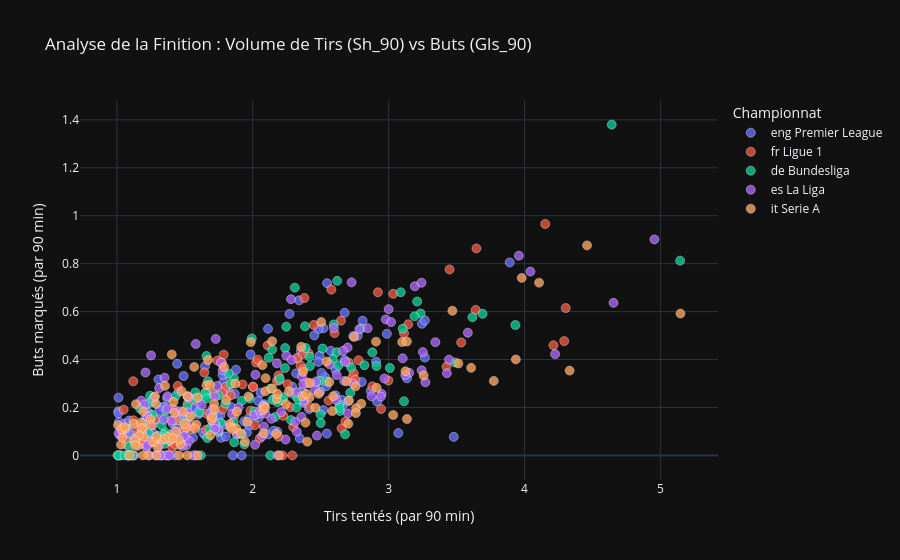

Notebook code for this chart:
### Code cell
df_finishers = df[(df['Pos'].str.contains('FW|MF', na=False)) & (df['Sh_90'] > 1.0)]


fig = px.scatter(
    df_finishers,
    x='Sh_90',
    y='Gls_90',
    color='Comp',
    hover_name='Player',

    hover_data=['Squad', 'Age', 'Gls', 'Sh', 'G/Sh'],
    title='Analyse de la Finition : Volume de Tirs (Sh_90) vs Buts (Gls_90)',
    labels={
        'Sh_90': 'Tirs tentés (par 90 min)',
        'Gls_90': 'Buts marqués (par 90 min)',
        'Comp': 'Championnat'
    },
    template='plotly_dark'
)

fig.update_traces(marker=dict(size=9, opacity=0.8, line=dict(width=0.5, color='white')))

fig.show()

### Figure 1 — Plotly figure (JSON) as saved in the notebook; plotly's stock layout.template omitted (floating-point values rounded to 4 significant figures; data arrays with more than 128 entries replaced by an {"elided": "..."} marker saying what was removed)
{"data": [{"customdata": {"elided": "144x5 mixed values"}, "hovertemplate": "<b>%{hovertext}</b><br><br>Championnat=eng Premier League<br>Tirs tentés (par 90 min)=%{x}<br>Buts marqués (par 90 min)=%{y}<br>Squad=%{customdata[0]}<br>Age=%{customdata[1]}<br>Gls=%{customdata[2]}<br>Sh=%{customdata[3]}<br>G/Sh=%{customdata[4]}<extra></extra>", "hovertext": {"elided": "144 str values"}, "legendgroup": "eng Premier League", "marker": {"color": "#636efa", "symbol": "circle", "line": {"color": "white", "width": 0.5}, "opacity": 0.8, "size": 9}, "mode": "markers", "name": "eng Premier League", "orientation": "v", "showlegend": true, "x": {"elided": "144 float values"}, "xaxis": "x", "y": {"elided": "144 float values"}, "yaxis": "y", "type": "scatter"}, {"customdata": {"elided": "104x5 mixed values"}, "hovertemplate": "<b>%{hovertext}</b><br><br>Championnat=fr Ligue 1<br>Tirs tentés (par 90 min)=%{x}<br>Buts marqués (par 90 min)=%{y}<br>Squad=%{customdata[0]}<br>Age=%{customdata[1]}<br>Gls=%{customdata[2]}<br>Sh=%{customdata[3]}<br>G/Sh=%{customdata[4]}<extra></extra>", "hovertext": ["Himad Abdelli", "Matthis Abline", "Tosin Aiyegun", "Ludovic Ajorque", "Maghnes Akliouche", "Mohamed Ali Cho", "Mohamed Amine Sbai", "Benjamin André", "Youssef El-Arabi", "Dehmaine Assoumani", "Pierre-Emerick Aubameyang", "Folarin Balogun", "Valentín Barco", "Bradley Barcola", "Yassin Belkhdim", "Nabil Bentaleb", "Mika Biereth", "Ludovic Blas", "Hicham Boudaoui", "Lamine Camara", "Josué Casimir", "Sidiki Cherif", "Djaoui Cissé", "Félix Correia", "Romain Del Castillo", "Pape Demba Diop", "Ousmane Dembélé", "Branco van den Boomen", "Habib Diallo", "Bamba Dieng", "Junior Dina Ebimbe", "Sofiane Diop", "Fodé Doucouré", "Désiré Doué", "Kamory Doumbia", "Aron Dønnum", "Simon Ebonog", "Odsonne Édouard", "Breel Embolo", "Emersonn", "Julio Enciso", "Endrick", "Ansu Fati", "Matias Fernandez-Pardo", "Yann Gboho", "Olivier Giroud", "Martial Godo", "Aleksandr Golovin", "Amine Gouiri", "Mason Greenwood", "Hákon Haraldsson", "Gauthier Hein", "Santiago Hidalgo", "Pierre Højbjerg", "Jonathan Ikone", "Lee Kang-in", "Dermane Karim", "Ilan Kebbal", "Yassine Kechta", "Jean-Philippe Krasso", "Khvicha Kvaratskhelia", "Rémy Labeau Lascary", "Pierre Lees-Melou", "Esteban Lepaul", "Danny Loader", "Tom Louchet", "Frank Magri", "Jean-Victor Makengo", "Sekou Mara", "Senny Mayulu", "Pathé Mboup", "Takumi Minamino", "Mostafa Mohamed", "Afonso Moreira", "Diego Moreira", "Louis Mouton", "Ngal'Ayel Mukau", "Rassoul Ndiaye", "João Neves", "Abdoul Ouattara", "Kassoum Ouattara", "Pablo Pagis", "Igor Paixão", "Joaquín Panichelli", "Prosper Peter", "Gonçalo Ramos", "Wesley Saïd", "Mbwana Samatta", "Mamadou Sangare", "Moses Simon", "Lassine Sinayoko", "Sambou Soumano", "Issa Soumaré", "Pavel Šulc", "Musa Al-Taamari", "Tanner Tessmann", "Florian Thauvin", "Adrien Thomasson", "Corentin Tolisso", "Boubacar Traoré", "Heorhii Tsitaishvili", "Matthieu Udol", "Vitinha", "Timothy Weah"], "legendgroup": "fr Ligue 1", "marker": {"color": "#EF553B", "symbol": "circle", "line": {"color": "white", "width": 0.5}, "opacity": 0.8, "size": 9}, "mode": "markers", "name": "fr Ligue 1", "orientation": "v", "showlegend": true, "x": [1.05, 2.944, 2.351, 1.72, 1.838, 1.523, 1.657, 1.048, 1.448, 2.052, 2.411, 3.144, 1.069, 3.641, 1.391, 1.278, 1.659, 2.735, 1.163, 1.174, 1.272, 2.178, 2.22, 1.412, 1.121, 2.189, 4.152, 1.017, 1.779, 3.448, 2.11, 2.19, 1.655, 3.534, 2.257, 1.519, 1.158, 3.034, 1.786, 2.998, 2.654, 3.426, 3.646, 2.743, 1.925, 2.327, 2.449, 1.838, 2.649, 4.303, 1.799, 1.643, 2.195, 1.542, 2.002, 2.277, 1.071, 2.025, 1.461, 2.225, 4.292, 2.371, 1.398, 2.921, 2.298, 1.523, 2.37, 1.862, 2.291, 1.775, 1.891, 2.002, 2.756, 1.983, 1.122, 1.748, 1.189, 1.245, 1.74, 1.549, 1.117, 3.113, 2.391, 2.38, 1.774, 4.213, 2.602, 2.682, 2.016, 1.415, 2.88, 2.707, 2.42, 2.579, 2.558, 1.198, 2.779, 1.492, 2.037, 1.19, 1.15, 1.407, 1.435, 1.122], "xaxis": "x", "y": [0.1909, 0.1937, 0.3762, 0.2561, 0.2507, 0.2437, 0.1069, 0.08729, 0.2897, 0.07075, 0.4254, 0.5468, 0.04453, 0.6069, 0.08431, 0.1504, 0.1746, 0.3256, 0.06122, 0.0559, 0.06057, 0.3111, 0.0, 0.1947, 0.3091, 0.07819, 0.9657, 0.0, 0.1923, 0.7759, 0.4587, 0.3333, 0.2614, 0.4712, 0.297, 0.1599, 0.05515, 0.6742, 0.4203, 0.3123, 0.1129, 0.3704, 0.8635, 0.3429, 0.2962, 0.4072, 0.5442, 0.2964, 0.562, 0.6148, 0.2862, 0.346, 0.3136, 0.1102, 0.286, 0.2009, 0.07137, 0.3877, 0.1461, 0.1648, 0.4769, 0.4233, 0.0559, 0.6803, 0.1188, 0.2176, 0.3591, 0.1643, 0.0, 0.263, 0.09454, 0.286, 0.315, 0.186, 0.1463, 0.09989, 0.06603, 0.1509, 0.3954, 0.1239, 0.0, 0.5094, 0.3053, 0.6566, 0.3856, 0.4596, 0.5102, 0.1412, 0.126, 0.1463, 0.288, 0.3867, 0.2016, 0.6918, 0.2284, 0.04608, 0.397, 0.1092, 0.3986, 0.06613, 0.119, 0.03349, 0.04484, 0.0831], "yaxis": "y", "type": "scatter"}, {"customdata": {"elided": "114x5 mixed values"}, "hovertemplate": "<b>%{hovertext}</b><br><br>Championnat=de Bundesliga<br>Tirs tentés (par 90 min)=%{x}<br>Buts marqués (par 90 min)=%{y}<br>Squad=%{customdata[0]}<br>Age=%{customdata[1]}<br>Gls=%{customdata[2]}<br>Sh=%{customdata[3]}<br>G/Sh=%{customdata[4]}<extra></extra>", "hovertext": ["Ragnar Ache", "Karim Adeyemi", "Nadiem Amiri", "Mohamed Amoura", "Ilyas Ansah", "Fisnik Asllani", "Lorenz Assignon", "Christoph Baumgartner", "Maximilian Beier", "Jan-Niklas Beste", "Tom Bischof", "Julian Brandt", "Marius Bülter", "Wouter Burger", "Jonathan Burkardt", "Oliver Burke", "Fares Chaïbi", "Alexis Claude-Maurice", "Adam Daghim", "Ermedin Demirović", "Luis Díaz", "Yan Diomandé", "Ritsu Doan", "Jean-Luc Dompé", "Maximilian Eggestein", "Christian Eriksen", "Ezequiél Fernández", "Chris Führich", "Joel Fujita", "Serge Gnabry", "Giorgi Gocholeishvili", "Leon Goretzka", "Vincenzo Grifo", "Álex Grimaldo", "Marco Grüll", "Serhou Guirassy", "Jonas Hofmann", "Lucas Höler", "Mathias Honsak", "Arijon Ibrahimović", "Andrej Ilic", "Jackson Irvine", "Lee Jae-sung", "Castrop Jens", "Martijn Kaars", "Anton Kade", "Arnaud Kalimuendo", "Jakub Kamiński", "Harry Kane", "Lennart Karl", "Bilal El Khannouss", "Joshua Kimmich", "Ansgar Knauff", "Christian Kofane", "Derrick Köhn", "Mert Kömür", "Ransford Königsdörffer", "Andrej Kramarić", "Tim Lemperle", "Jamie Leweling", "Shuto Machino", "Lovro Majer", "Said El Mala", "Johan Manzambi", "Igor Matanovic", "Jean Mattéo Bahoya", "Ibrahim Maza", "Samuel Mbangula", "Maximilian Mittelstädt", "Joakim Mæhle", "Nikolas Nartey", "Paul Nebel", "Florian Neuhaus", "Julian Niehues", "Justin Njinmah", "Felix Nmecha", "Antonio Nusa", "Michael Olise", "Dženan Pejčinović", "Mathias Pereira Lage", "Rayan Philippe", "Marvin Pieringer", "Ernest Poku", "Alexander Prass", "Grischa Prömel", "Cameron Puertas", "Rocco Reitz", "Fabian Rieder", "Rômulo", "Manolis Saliakas", "András Schäfer", "Derry Scherhant", "Patrik Schick", "Xaver Schlager", "Romano Schmid", "Sebastian Sebulonsen", "Danel Sinani", "Jens Stage", "Kevin Stöger", "Yukinari Sugawara", "Yuito Suzuki", "Haris Tabakovic", "Jan Thielmann", "Phillip Tietz", "Malik Tillman", "Tiago Tomás", "Bazoumana Touré", "Deniz Undav", "Can Uzun", "Josha Vagnoman", "Fabio Vieira", "Silvan Widmer", "Patrick Wimmer", "Jeong Woo-yeong"], "legendgroup": "de Bundesliga", "marker": {"color": "#00cc96", "symbol": "circle", "line": {"color": "white", "width": 0.5}, "opacity": 0.8, "size": 9}, "mode": "markers", "name": "de Bundesliga", "orientation": "v", "showlegend": true, "x": [2.724, 2.385, 2.246, 2.821, 1.577, 2.88, 1.005, 2.618, 2.389, 1.383, 2.166, 2.143, 2.321, 1.249, 2.621, 1.862, 1.68, 3.113, 1.53, 2.309, 3.235, 1.993, 1.518, 1.977, 1.355, 1.33, 1.012, 2.421, 1.09, 3.692, 1.374, 1.353, 1.659, 2.199, 1.86, 3.21, 2.012, 1.491, 2.281, 1.938, 2.679, 1.057, 1.261, 1.705, 1.576, 2.322, 2.239, 1.919, 4.642, 2.91, 2.335, 1.095, 2.489, 3.488, 1.349, 2.5, 2.638, 2.596, 2.419, 1.838, 2.13, 1.763, 3.617, 2.227, 3.103, 1.799, 2.498, 1.244, 1.259, 1.229, 1.647, 1.431, 2.129, 1.171, 2.718, 1.348, 2.642, 3.933, 2.796, 1.918, 2.632, 1.749, 1.67, 1.237, 2.237, 1.864, 1.618, 1.65, 2.589, 1.302, 1.665, 2.543, 3.089, 1.032, 1.745, 1.091, 2.181, 2.118, 1.352, 1.113, 2.146, 2.514, 1.61, 2.639, 1.822, 3.009, 1.725, 5.145, 3.19, 1.132, 2.214, 1.08, 1.274, 1.659], "xaxis": "x", "y": [0.3667, 0.5385, 0.5372, 0.3762, 0.2629, 0.4298, 0.0, 0.4303, 0.448, 0.06012, 0.1604, 0.4412, 0.199, 0.1666, 0.7282, 0.321, 0.1084, 0.2256, 0.161, 0.6998, 0.5918, 0.488, 0.2052, 0.2373, 0.09677, 0.1247, 0.0, 0.3724, 0.03758, 0.5906, 0.0, 0.1561, 0.4147, 0.3199, 0.1395, 0.6419, 0.1829, 0.1443, 0.1472, 0.04615, 0.08785, 0.0, 0.1681, 0.1705, 0.2364, 0.2444, 0.4478, 0.2277, 1.38, 0.3731, 0.2335, 0.08759, 0.3111, 0.3876, 0.04818, 0.1351, 0.2094, 0.5466, 0.4117, 0.2991, 0.2778, 0.1356, 0.5766, 0.2421, 0.5282, 0.2158, 0.1703, 0.2488, 0.2249, 0.09454, 0.247, 0.2467, 0.0, 0.1952, 0.2613, 0.087, 0.1854, 0.5439, 0.529, 0.0892, 0.3759, 0.2498, 0.3093, 0.2183, 0.3642, 0.05481, 0.0, 0.2605, 0.4018, 0.08137, 0.07241, 0.3082, 0.6806, 0.1086, 0.09879, 0.0, 0.2226, 0.4072, 0.07951, 0.0, 0.232, 0.4459, 0.1789, 0.1979, 0.3416, 0.3647, 0.1294, 0.8124, 0.58, 0.05956, 0.2307, 0.108, 0.2426, 0.2371], "yaxis": "y", "type": "scatter"}, {"customdata": {"elided": "122x5 mixed values"}, "hovertemplate": "<b>%{hovertext}</b><br><br>Championnat=es La Liga<br>Tirs tentés (par 90 min)=%{x}<br>Buts marqués (par 90 min)=%{y}<br>Squad=%{customdata[0]}<br>Age=%{customdata[1]}<br>Gls=%{customdata[2]}<br>Sh=%{customdata[3]}<br>G/Sh=%{customdata[4]}<extra></extra>", "hovertext": ["Akor Adams", "Alexandre Alemão", "Carles Aleñá", "Thiago Almada", "Carlos Álvarez", "Julián Álvarez", "Antony", "Mauro Arambarri", "Alex Baena", "Ander Barrenetxea", "Pablo Barrios", "Jude Bellingham", "Lucas Beltrán", "Álex Berenguer", "Antonio Blanco", "Lucas Boyé", "Tajon Buchanan", "Ante Budimir", "Ilyas Chaira", "Samu Costa", "Cucho", "Arnaut Danjuma", "Sergi Darder", "Pedro Díaz", "Tyrhys Dolan", "Pablo Durán", "Hugo Duro", "Alfonso Espino", "Karl Etta Eyong", "Edu Expósito", "Abde Ezzalzouli", "Roberto Férnandez", "Pablo Fornals", "Jorge de Frutos", "Álvaro García", "Rubén García", "Víctor García", "Bryan Gil", "Nicolás González", "Antoine Griezmann", "Nemanja Gudelj", "Gonçalo Guedes", "Pape Gueye", "Arda Güler", "Gorka Guruzeta", "Haissem Hassan", "Pablo Ibáñez", "Borja Iglesias", "Mikel Jauregizar", "Mateo Joseph", "Vinicius Júnior", "Ferran Jutglà", "Kiké", "Takefusa Kubo", "Thomas Lemar", "Robert Lewandowski", "Adrián Liso", "Giovani Lo Celso", "Diego López", "Fermin López", "Unai López", "Mario Martín", "Pablo Martínez", "Toni Martínez", "Borja Mayoral", "Kylian Mbappé", "Brais Méndez", "Georges Mikautadze", "Pere Milla", "Rafa Mir", "Alberto Moleiro", "Gerard Moreno", "Víctor Muñoz", "Vedat Muriqi", "Roberto Navarro", "Olasagasti", "Dani Olmo", "Aimar Oroz", "Azzedine Ounahi", "Mikel Oyarzabal", "Isaac Palazón Camacho", "Nicolas Pépé", "Peque", "Francisco Perez", "Largie Ramazani", "Raphinha", "Marcus Rashford", "Abde Rebbach", "Alejandro Rego", "Luis Rioja", "Joel Roca", "Álvaro Rodríguez", "Isaac Romero", "Iván Romero", "Salomón Rondón", "Aitor Ruibal", "Oihan Sancet", "Alexis Sánchez", "Martin Satriano", "André Silva", "Giuliano Simeone", "Carlos Soler", "Williot Swedberg", "Alexander Sørloth", "Aurélien Tchouaméni", "Pablo Torre", "Ferrán Torres", "Viktor Tsyhankov", "Kareem Tunde", "Beñat Turrientes", "Filip Ugrinic", "Federico Valverde", "Vladyslav Vanat", "Ruben Vargas", "José Luis García Vayá", "Luis Vázquez", "Federico Viñas", "Jan Virgili", "Iñaki Williams", "Nico Williams", "Lamine Yamal", "Bryan Zaragoza"], "legendgroup": "es La Liga", "marker": {"color": "#ab63fa", "symbol": "circle", "line": {"color": "white", "width": 0.5}, "opacity": 0.8, "size": 9}, "mode": "markers", "name": "es La Liga", "orientation": "v", "showlegend": true, "x": [2.681, 1.896, 1.324, 1.528, 1.402, 2.565, 3.27, 1.704, 1.509, 1.847, 1.246, 2.613, 2.242, 1.886, 1.218, 2.846, 1.351, 2.979, 2.949, 1.179, 2.969, 2.012, 1.31, 2.183, 1.224, 2.313, 1.728, 1.343, 2.362, 1.51, 3.151, 2.325, 1.373, 2.247, 2.057, 1.036, 1.377, 1.286, 2.673, 3.019, 1.022, 2.286, 2.055, 2.208, 3.103, 1.575, 2.017, 2.281, 1.146, 1.748, 3.344, 2.698, 3.123, 1.719, 1.27, 3.958, 1.485, 2.137, 1.431, 3.429, 1.353, 1.188, 1.531, 3.252, 1.21, 4.956, 2.02, 2.664, 2.739, 3.444, 1.766, 2.727, 2.701, 3.193, 1.581, 1.387, 3.243, 1.315, 2.617, 2.784, 2.082, 2.371, 1.373, 1.224, 3.583, 4.043, 4.225, 2.473, 1.012, 1.498, 2.874, 2.943, 2.458, 2.467, 2.093, 1.623, 2.359, 1.723, 1.738, 2.597, 1.523, 1.469, 1.779, 3.0, 1.481, 1.205, 3.242, 1.52, 1.385, 1.56, 1.241, 1.688, 1.251, 2.077, 1.09, 1.311, 2.177, 1.722, 2.324, 2.379, 4.655, 2.069], "xaxis": "x", "y": [0.39, 0.1996, 0.0, 0.2413, 0.1451, 0.3799, 0.3052, 0.1929, 0.1312, 0.1732, 0.05418, 0.2323, 0.06593, 0.09198, 0.03383, 0.5305, 0.3241, 0.5674, 0.2564, 0.2282, 0.321, 0.1677, 0.0397, 0.0, 0.04219, 0.1402, 0.4859, 0.1493, 0.328, 0.04196, 0.3446, 0.2632, 0.2464, 0.4161, 0.1751, 0.09414, 0.0, 0.0, 0.3108, 0.556, 0.08515, 0.3976, 0.1868, 0.1803, 0.4048, 0.0, 0.04482, 0.6518, 0.0716, 0.1059, 0.4725, 0.4497, 0.3346, 0.1323, 0.2381, 0.8333, 0.1713, 0.1527, 0.1866, 0.3429, 0.0, 0.09901, 0.06122, 0.431, 0.3458, 0.9011, 0.3367, 0.436, 0.2988, 0.3993, 0.3876, 0.7219, 0.1754, 0.7058, 0.4649, 0.06934, 0.3547, 0.0, 0.3356, 0.5268, 0.1201, 0.2963, 0.1961, 0.1632, 0.5118, 0.7668, 0.4225, 0.08242, 0.09202, 0.08097, 0.2464, 0.2452, 0.2731, 0.3084, 0.1744, 0.2094, 0.1608, 0.2461, 0.2896, 0.5311, 0.1792, 0.1836, 0.3557, 0.6102, 0.03896, 0.2126, 0.7204, 0.2465, 0.0, 0.0, 0.0, 0.1758, 0.4171, 0.2077, 0.09479, 0.281, 0.3843, 0.1111, 0.0989, 0.2321, 0.6366, 0.07958], "yaxis": "y", "type": "scatter"}, {"customdata": {"elided": "131x5 mixed values"}, "hovertemplate": "<b>%{hovertext}</b><br><br>Championnat=it Serie A<br>Tirs tentés (par 90 min)=%{x}<br>Buts marqués (par 90 min)=%{y}<br>Squad=%{customdata[0]}<br>Age=%{customdata[1]}<br>Gls=%{customdata[2]}<br>Sh=%{customdata[3]}<br>G/Sh=%{customdata[4]}<extra></extra>", "hovertext": {"elided": "131 str values"}, "legendgroup": "it Serie A", "marker": {"color": "#FFA15A", "symbol": "circle", "line": {"color": "white", "width": 0.5}, "opacity": 0.8, "size": 9}, "mode": "markers", "name": "it Serie A", "orientation": "v", "showlegend": true, "x": {"elided": "131 float values"}, "xaxis": "x", "y": {"elided": "131 float values"}, "yaxis": "y", "type": "scatter"}], "layout": {"xaxis": {"anchor": "y", "domain": [0.0, 1.0], "title": {"text": "Tirs tentés (par 90 min)"}}, "yaxis": {"anchor": "x", "domain": [0.0, 1.0], "title": {"text": "Buts marqués (par 90 min)"}}, "legend": {"title": {"text": "Championnat"}, "tracegroupgap": 0}, "title": {"text": "Analyse de la Finition : Volume de Tirs (Sh_90) vs Buts (Gls_90)"}}}
